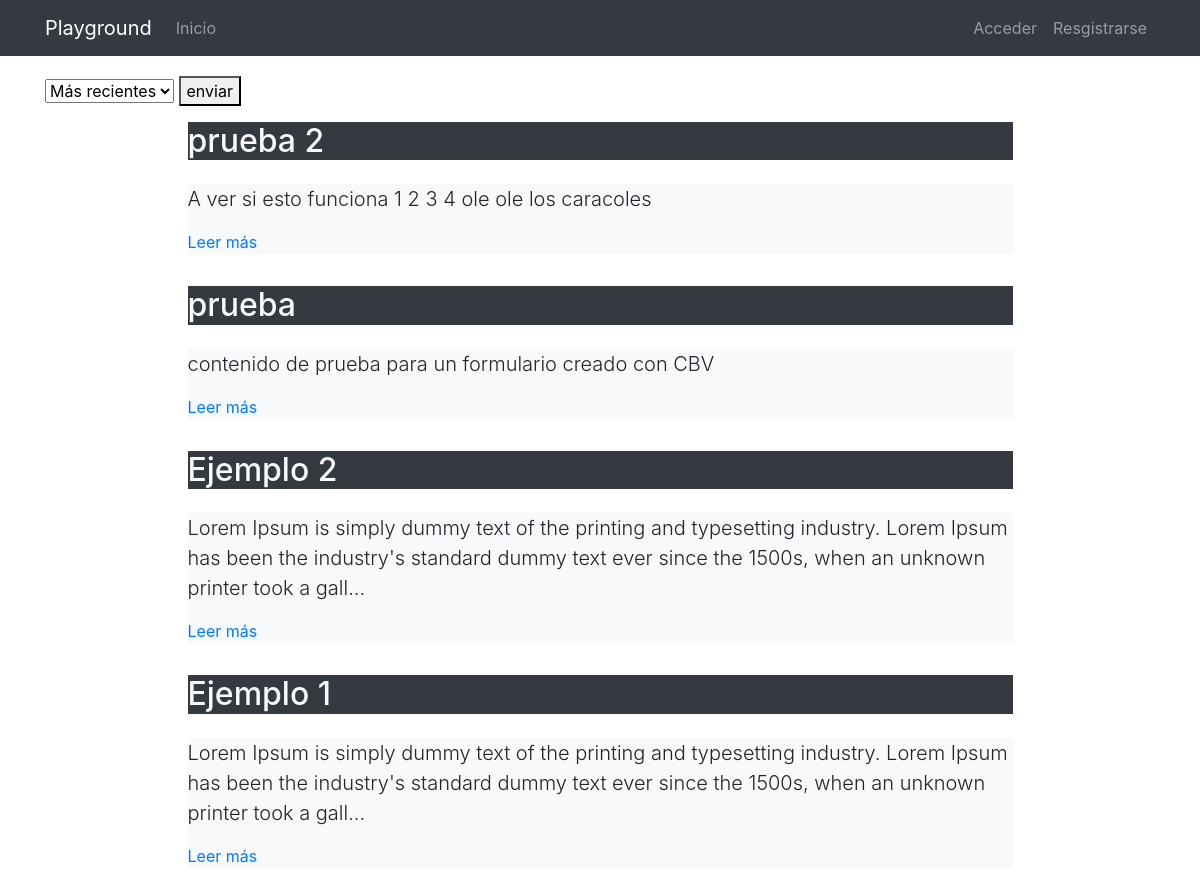
The page / on the database its author committed.
### pages/models.py (models this page shows, shortened)
class Page(models.Model):
    title = models.CharField(verbose_name="Título", max_length=200)
    content = RichTextField(verbose_name="Contenido")
    order = models.SmallIntegerField(verbose_name="Orden", default=0)
    created = models.DateTimeField(auto_now_add=True, verbose_name="Fecha de creación")
    updated = models.DateTimeField(auto_now=True, verbose_name="Fecha de edición")
    class Meta:
        verbose_name = "página"
        verbose_name_plural = "páginas"
        ordering = ['order', 'title']

### pages/views.py (the view)
# urls.py: path('', PageListView.as_view(), name='pages'),
class PageListView(ListView):
    model = Page

### pages/templates/pages/page_list.html (shortened to what this page needs)
{% extends 'core/base.html' %}
{% load static %}
{% block content %}
{% include 'pages/includes/pages_menu.html'%}
<main role="main">
  <div class="container mb-4">
    <form action="" method="get" id="ordenar" >{% csrf_token %}
      <select name="orden">
        <option>Más recientes</option>
      </select>
      <button type="submit">enviar</button>
    </form>
  {% if antiguo in request.GET %}
    {% for page in page_list|dictsort:"id" %}
      <div class="row mt-3">
        <div class="col-md-9 mx-auto bg">
          <h2 class="mb-4 bg-dark text-light">{{page.title}}</h2>
          <div class="mb-2 bg-light">
            <p class="lead">{{page.content|striptags|safe|truncatechars:"200"}}</p>
            <p><a href="{% url 'pages:page' page.id page.title|slugify %}">Leer más</a>
              {% if request.user.is_staff %}
                | <a href="{% url 'pages:update' page.id %}">Editar</a>
                | <a href="{% url 'pages:delete' page.id %}">Borrar</a>
              {% endif %}
            </p>
          </div>
        </div>
      </div>
    {% endfor %}
  {% else %}
    {% for page in page_list|dictsort:"id" reversed %}
      <div class="row mt-3">
        <div class="col-md-9 mx-auto bg">
          <h2 class="mb-4 bg-dark text-light">{{page.title}}</h2>
          <div class="mb-2 bg-light">
            <p class="lead">{{page.content|striptags|safe|truncatechars:"200"}}</p>
            <p><a href="{% url 'pages:page' page.id page.title|slugify %}">Leer más</a>
            </p>
          </div>
        </div>
      </div>
    {% endfor %}
  {% endif %}
  </div>
</main>
{% endblock %}

### core/static/core/css/main.css (style rules this page uses)
main { padding-top: 20px; }
:root { --jumbotron-padding-y: 3rem; }

### rows shown on the page
Page: title "prueba 2", content "A ver si esto funciona 1 2 3 4 ole ole los caracoles"
Page: title "prueba", content "contenido de prueba para un formulario creado con CBV"
Page: title "Ejemplo 2", content "Lorem Ipsum is simply dummy text of the printing and typesetting industry. Lorem Ipsum has been the industry's standard dummy text ever since the 1500s, when an unknown printer took a gall..."
Page: title "Ejemplo 1", content "Lorem Ipsum is simply dummy text of the printing and typesetting industry. Lorem Ipsum has been the industry's standard dummy text ever since the 1500s, when an unknown printer took a gall..."
